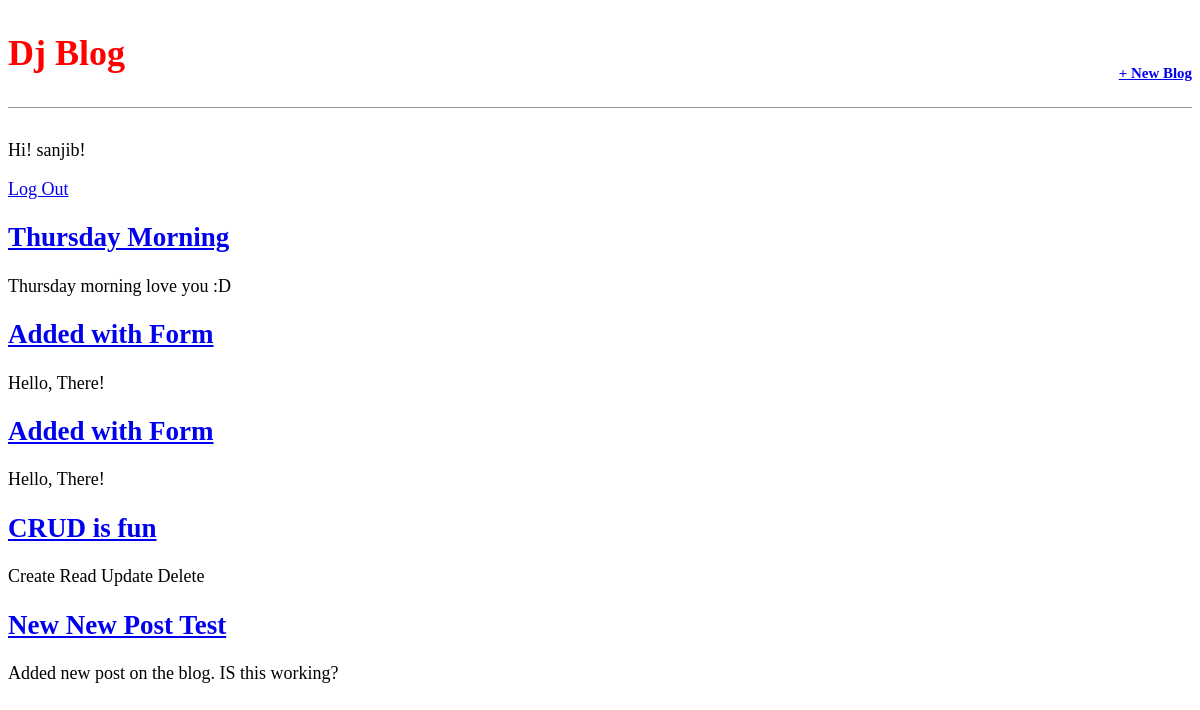
The app's page / (signed in) with its own data.
### blog/models.py (models this page shows, shortened)
class Post(models.Model):
	title = models.CharField(max_length = 200) #limiting the character of the title to be 200
	author = models.ForeignKey( # we're using ForeignKey because it allows for many-to-one relationship --> i.e
		'auth.User',
		on_delete = models.CASCADE, # for many-to-one relationship, we must also specify an on_delete option
	)
	body = models.TextField() #body of the blog will be text-type --> which will automatically expand based on the users' need

### blog/views.py (the view)
# urls.py: path('', BlogListView.as_view(), name = 'home'),
class BlogListView(ListView):
	model = Post
	template_name = 'home.html'
	context_object_name='all_posts_list'

### templates/home.html
{% extends 'base.html' %}
{% block content %}
	{% for post in object_list %}
		<div class="post-entry">
			<h2><a href= "{% url 'post_detail' post.id %}"> {{ post.title }}</a></h2>
			<p>{{ post.body}}</p>
		</div>
	{% endfor %}
{% endblock content %}

### templates/base.html (shortened to what this page needs)
{% load static %}
<html>
	<head>
		<link href="{% static 'css/base.css' %}" rel="stylesheet">
	</head>
	<body class ="main">
		<div>
			<header>
				<div class="nav-left">
					<h1><a href = "{% url 'home' %}" > Dj Blog </a> </h1>
				</div>
				<div class="nav-right">
					<h5><a href = "{% url 'post_new' %}" >+ New Blog </a> </h1>
				</div>
			</header>
			{% if user.is_authenticated %}
				<p> Hi!  {{ user.username }}! </p>
				<p><a href="{% url 'logout' %}">Log Out</a></p>
			{% else %}
				<p> You are not logged in. </p>
				<a href="{% url 'login' %}"> Log In</a>
			{% endif %}
		{% block content %}
		{% endblock content %}
		</div>
	</body>
</html>

### static/css/base.css (style rules this page uses)
body { font-family: "Redressed"; font-size: 18px; }
header { border-bottom: 1px solid #999; margin-bottom: 2rem; display: flex; }
header h1 a { color:red; text-decoration:none; }
.nav-left { margin-right: auto; }
.nav-right { display: flex; padding-top: 2rem; }
.post-entry h2 { margin: 0.5 rem 0; }
.post-entry p { margin: 0; font-weight: 400; }

### records on screen
Post: title "Thursday Morning", body "Thursday morning love you :D"
Post: title "Added with Form", body "Hello, There!"
Post: title "Added with Form", body "Hello, There!"
Post: title "CRUD is fun", body "Create Read Update Delete"
Post: title "New New Post Test", body "Added new post on the blog. IS this working?"

### other values on screen
{{ user.username }} "sanjib"
